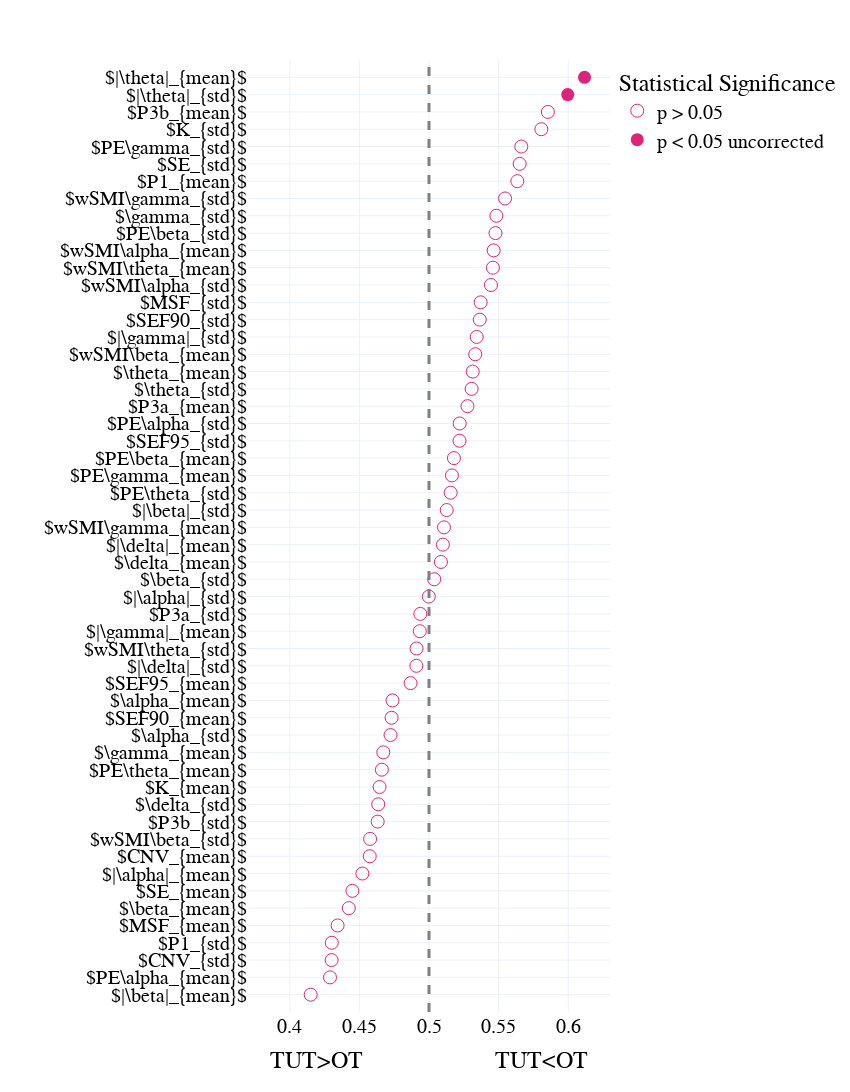

Notebook code cell kept with this figure:
### Code cell
segment_mind_roc = pd.read_csv('Data/univariate_roc_mind_segment.csv')

# segment_mind_roc = segment_mind_roc.sort_values(by = 'AUC', ascending = False).head(10).append(segment_mind_roc.sort_values(by = 'AUC', ascending = False).tail(10))

fig = px.scatter(segment_mind_roc.sort_values(by = 'AUC'),x = 'AUC', y = 'markers', template = "plotly_white", symbol = 'significant', 
                 symbol_sequence = ['circle-open','circle','hexagram' ],
#                  color = 'significant',
                 color_discrete_sequence = [pink, green,orange, pink], 
                 
                 category_orders = {'significant': ['p > 0.05','p < 0.05 uncorrected', 'p < 0.05 FDR corrected']},
                 labels = {'AUC': 'TUT>OT                      TUT<OT', 'significant': 'Statistical Significance', 'markers':''}
                )
fig.add_vline(x=0.5, line_width=3, line_dash="dash", line_color="grey")
fig.update_traces(marker=dict(size = 13))

fig.update_layout(
    width=850,
    height=1300,
#     autosize = True, 
    template = 'plotly_white',
        font=dict(
        family="Times new roman",
        size=20,
        color="black"
    ),
    xaxis = dict(
            visible=True,
            range = [0.37,0.63], 
            tickfont = {"size": 20},
        ),
    yaxis = dict(
        tickfont = {"size": 20},
        autorange = False,    
        automargin = True,
        range = [-1,len(segment_mind_roc)],
        dtick = 1
        ),
    showlegend=True, 

)

fig.show()
# pio.write_json(fig, 'Figs/univariate_roc_mw_segment.plotly')
fig.write_image('Figs/univariate_roc_mind_segment.png')
fig.write_image("Figs//univariate_roc_mind_segment.pdf")

### Figure 1 — Plotly figure (JSON) as saved in the notebook; plotly's stock layout.template omitted (floating-point values rounded to 4 significant figures)
{"data": [{"hovertemplate": "Statistical Significance=p > 0.05<br>TUT>OT                      TUT<OT=%{x}<br>=%{y}<extra></extra>", "legendgroup": "p > 0.05", "marker": {"color": "#DE237B", "size": 13, "symbol": "circle-open"}, "mode": "markers", "name": "p > 0.05", "orientation": "h", "showlegend": true, "type": "scatter", "x": [0.415, 0.4289, 0.4301, 0.4302, 0.4344, 0.4424, 0.445, 0.4521, 0.4574, 0.4577, 0.4632, 0.4635, 0.4645, 0.4661, 0.4672, 0.4724, 0.4731, 0.4738, 0.4868, 0.4909, 0.491, 0.4934, 0.4938, 0.4999, 0.5038, 0.5086, 0.51, 0.5108, 0.5127, 0.5156, 0.5165, 0.5179, 0.5219, 0.5221, 0.5276, 0.5306, 0.5314, 0.5332, 0.5343, 0.5365, 0.5371, 0.5445, 0.5459, 0.5464, 0.5477, 0.5484, 0.5546, 0.5634, 0.5651, 0.5663, 0.5807, 0.5854], "xaxis": "x", "y": ["$|\\beta|_{mean}$", "$PE\\alpha_{mean}$", "$CNV_{std}$", "$P1_{std}$", "$MSF_{mean}$", "$\\beta_{mean}$", "$SE_{mean}$", "$|\\alpha|_{mean}$", "$CNV_{mean}$", "$wSMI\\beta_{std}$", "$P3b_{std}$", "$\\delta_{std}$", "$K_{mean}$", "$PE\\theta_{mean}$", "$\\gamma_{mean}$", "$\\alpha_{std}$", "$SEF90_{mean}$", "$\\alpha_{mean}$", "$SEF95_{mean}$", "$|\\delta|_{std}$", "$wSMI\\theta_{std}$", "$|\\gamma|_{mean}$", "$P3a_{std}$", "$|\\alpha|_{std}$", "$\\beta_{std}$", "$\\delta_{mean}$", "$|\\delta|_{mean}$", "$wSMI\\gamma_{mean}$", "$|\\beta|_{std}$", "$PE\\theta_{std}$", "$PE\\gamma_{mean}$", "$PE\\beta_{mean}$", "$SEF95_{std}$", "$PE\\alpha_{std}$", "$P3a_{mean}$", "$\\theta_{std}$", "$\\theta_{mean}$", "$wSMI\\beta_{mean}$", "$|\\gamma|_{std}$", "$SEF90_{std}$", "$MSF_{std}$", "$wSMI\\alpha_{std}$", "$wSMI\\theta_{mean}$", "$wSMI\\alpha_{mean}$", "$PE\\beta_{std}$", "$\\gamma_{std}$", "$wSMI\\gamma_{std}$", "$P1_{mean}$", "$SE_{std}$", "$PE\\gamma_{std}$", "$K_{std}$", "$P3b_{mean}$"], "yaxis": "y"}, {"hovertemplate": "Statistical Significance=p < 0.05 uncorrected<br>TUT>OT                      TUT<OT=%{x}<br>=%{y}<extra></extra>", "legendgroup": "p < 0.05 uncorrected", "marker": {"color": "#DE237B", "size": 13, "symbol": "circle"}, "mode": "markers", "name": "p < 0.05 uncorrected", "orientation": "h", "showlegend": true, "type": "scatter", "x": [0.5996, 0.6117], "xaxis": "x", "y": ["$|\\theta|_{std}$", "$|\\theta|_{mean}$"], "yaxis": "y"}], "layout": {"font": {"color": "black", "family": "Times new roman", "size": 20}, "height": 1300, "legend": {"title": {"text": "Statistical Significance"}, "tracegroupgap": 0}, "margin": {"t": 60}, "shapes": [{"line": {"color": "grey", "dash": "dash", "width": 3}, "type": "line", "x0": 0.5, "x1": 0.5, "xref": "x", "y0": 0, "y1": 1, "yref": "y domain"}], "showlegend": true, "width": 850, "xaxis": {"anchor": "y", "domain": [0, 1], "range": [0.37, 0.63], "tickfont": {"size": 20}, "title": {"text": "TUT>OT                      TUT<OT"}, "visible": true}, "yaxis": {"anchor": "x", "automargin": true, "autorange": false, "domain": [0, 1], "dtick": 1, "range": [-1, 54], "tickfont": {"size": 20}, "title": {"text": ""}}}}
